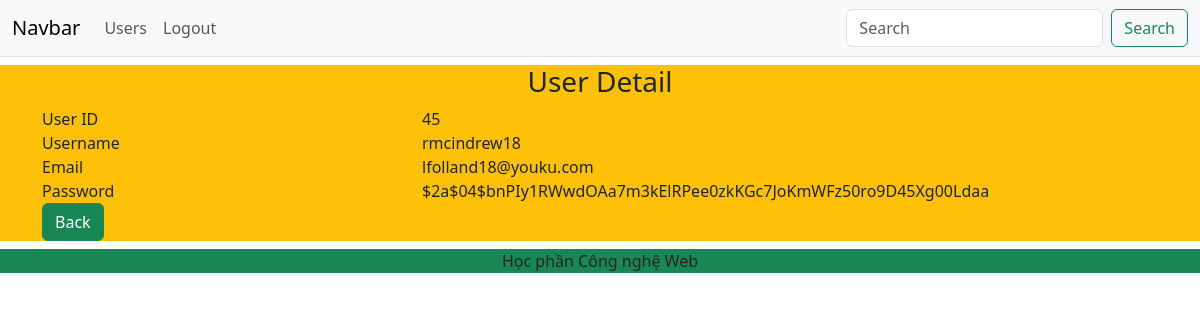
/admin/user_detail.php?id=45 (signed in), run on the app's committed database.
### tables this page shows
CREATE TABLE IF NOT EXISTS `users` (
  `id` int(10) unsigned NOT NULL AUTO_INCREMENT,
  `username` varchar(30) NOT NULL,
  `email` varchar(50) NOT NULL,
  `pass` varchar(255) NOT NULL,
  PRIMARY KEY (`id`),
  UNIQUE KEY `username` (`username`),
  UNIQUE KEY `email` (`email`)
);

### admin/user_detail.php (the view, shortened to what this page needs)
<?php
try{
    $conn = new PDO("mysql:host=localhost;dbname=project02", "root", "abc");
    if(isset($_GET['id'])){
        $id = $_GET['id'];
    }
    $sql = "SELECT * FROM users WHERE id = '$id'";
    $stmt = $conn->prepare($sql);
    $stmt->execute();
    $user = $stmt->fetch();
}catch(PDOException $e){
    echo $e->getMessage();
}
?>
<?php
include "../layout/header.php";
?>
    <main class="bg-warning mt-2">
        <div class="container">
            <h3 class="text-center">User Detail</h3>
            <div class="row">
                <div class="col-md-4">User ID</div>
                <div class="col-md-8"><?= $user['id']; ?></div>
            </div>
            <div class="row">
                <div class="col-md-4">Username</div>
                <div class="col-md-8"><?= $user['username']; ?></div>
            </div>
            <div class="row">
                <div class="col-md-4">Email</div>
                <div class="col-md-8"><?= $user['email']; ?></div>
            </div>
            <div class="row">
                <div class="col-md-4">Password</div>
                <div class="col-md-8"><?= $user['pass']; ?></div>
            </div>
            <div class="row">
                <div class="col-md-8">
                    <a href="user_management.php" class="btn btn-success">Back</a>
                </div>
            </div>
        </div>
    </main>
<?php
include "../layout/footer.php";
?>

### data on the page
users: id "45", username "rmcindrew18", email "lfolland18@youku.com", pass "$2a$04$bnPIy1RWwdOAa7m3kElRPee0zkKGc7JoKmWFz50ro9D45Xg00Ldaa"
